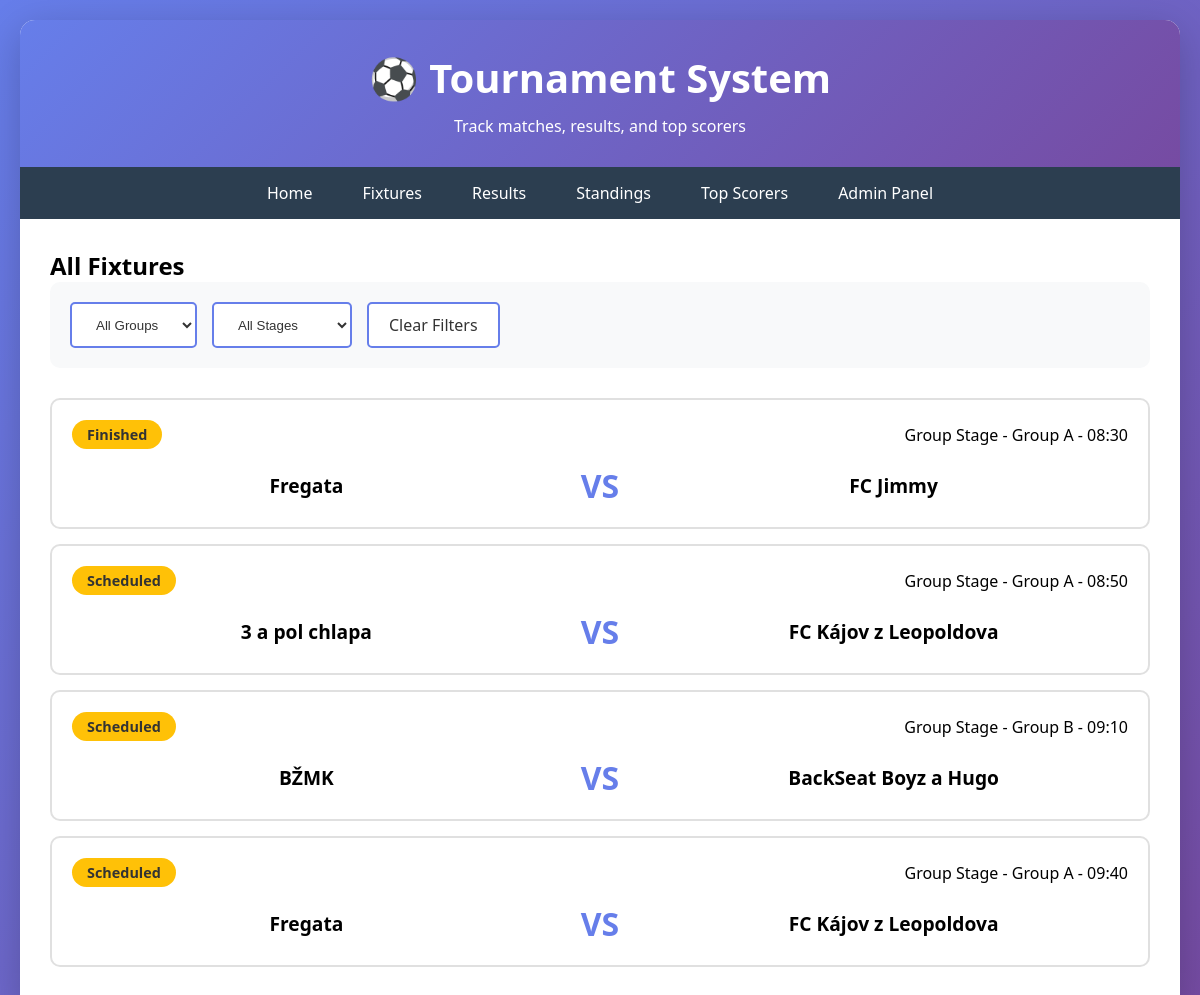
Before: /fixtures/ with the older database file.
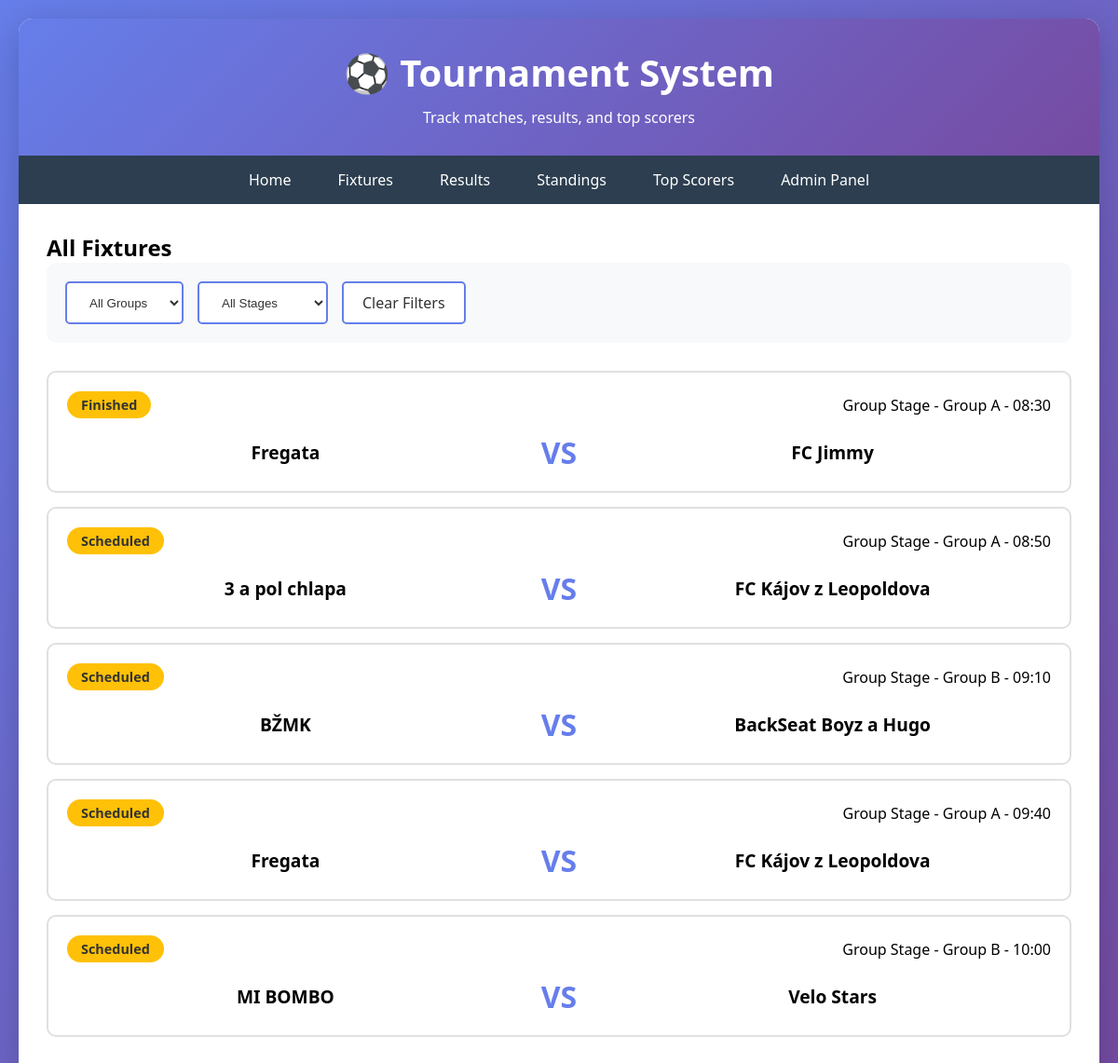
After: the same page with the newer database file.
### tournament/models.py (models this page shows, shortened)
class Match(models.Model):
    STATUS_CHOICES = [
        ('scheduled', 'Scheduled'),
        ('finished', 'Finished'),
    ]
    home_team = models.ForeignKey(Team, on_delete=models.CASCADE, related_name='home_matches')
    away_team = models.ForeignKey(Team, on_delete=models.CASCADE, related_name='away_matches')
    home_score = models.IntegerField(default=0, validators=[MinValueValidator(0)])
    away_score = models.IntegerField(default=0, validators=[MinValueValidator(0)])
    status = models.CharField(max_length=20, choices=STATUS_CHOICES, default='scheduled')
    group = models.CharField(max_length=10, blank=True)
    stage = models.CharField(max_length=50, default='Group Stage')
    match_order = models.IntegerField(default=0)
    match_time = models.TimeField(null=True, blank=True, help_text='Match start time')  # ADD THIS LINE
    class Meta:
        ordering = ['match_order', 'id']
        verbose_name_plural = 'Matches'

class Team(models.Model):
    name = models.CharField(max_length=100, unique=True)
    group = models.CharField(max_length=10, choices=[
        ('A', 'Group A'),
        ('B', 'Group B'),
        ('C', 'Group C'),
        ('D', 'Group D'),
    ], default='A')
    logo = models.ImageField(upload_to='team_logos/', blank=True, null=True)
    played = models.IntegerField(default=0)
    won = models.IntegerField(default=0)
    drawn = models.IntegerField(default=0)
    lost = models.IntegerField(default=0)
    goals_for = models.IntegerField(default=0)
    goals_against = models.IntegerField(default=0)
    points = models.IntegerField(default=0)
    class Meta:
        ordering = ['group', '-points', '-goals_for']

### tournament/views.py (the view)
# urls.py: path('fixtures/', views.fixtures, name='fixtures'),
def fixtures(request):
    group = request.GET.get('group', '')
    stage = request.GET.get('stage', '')
    matches = Match.objects.all()
    if group:
        matches = matches.filter(group=group)
    if stage:
        matches = matches.filter(stage=stage)
    groups = ['A', 'B', 'C', 'D']
    stages = Match.objects.values_list('stage', flat=True).distinct()
    context = {
        'matches': matches,
        'groups': groups,
        'stages': stages,
        'selected_group': group,
        'selected_stage': stage,
    }
    return render(request, 'tournament/fixtures.html', context)

### tournament/templates/tournament/fixtures.html (shortened to what this page needs)
{% extends 'tournament/base.html' %}
{% block content %}
<h2>All Fixtures</h2>
<div class="filters">
    <form method="get" style="display: flex; gap: 15px; flex-wrap: wrap;">
        <select name="group" onchange="this.form.submit()">
            <option value="">All Groups</option>
        </select>
        <select name="stage" onchange="this.form.submit()">
            <option value="">All Stages</option>
        </select>
        <a href="{% url 'tournament:fixtures' %}">Clear Filters</a>
    </form>
</div>
{% if matches %}
    {% for match in matches %}
    <div class="match-card">
        <div class="match-header">
            <span class="status-badge status-scheduled">{{ match.get_status_display }}</span>
            <span>{{ match.stage }}{% if match.group %} - Group {{ match.group }}{% endif %}{% if match.match_time %} - {{ match.match_time|date:"H:i" }}{% endif %}</span>
        </div>
        <div class="match-teams">
            <div class="team">{{ match.home_team.name }}</div>
            <div class="score">VS</div>
            <div class="team">{{ match.away_team.name }}</div>
        </div>
    </div>
    {% endfor %}
{% else %}
    <div class="no-data">No fixtures found</div>
{% endif %}
{% endblock %}

Changed rows visible on the page:
added Match: status "Scheduled", stage "Group Stage", group "B", match_time "10:00", home_team.name "MI BOMBO", away_team.name "Velo Stars"
